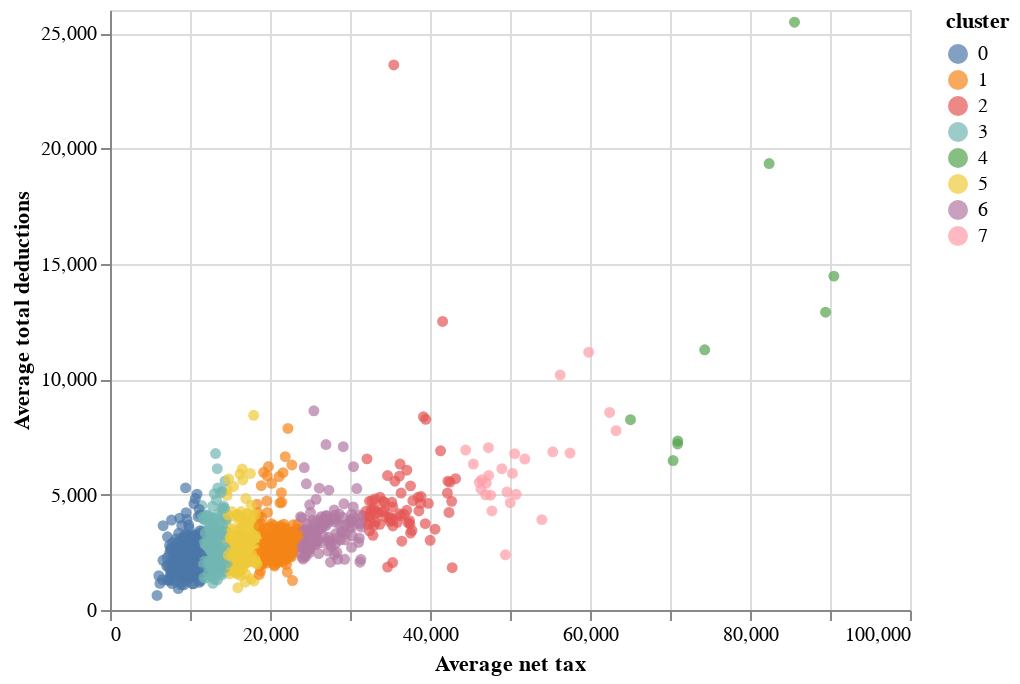

The code cell stored with this chart in its notebook:
### Code cell
scatter_plot.encode(x='Average net tax', y='Average total deductions', color='cluster:N')

### Figure 1 — Vega-Lite specification as saved in the notebook (floating-point values rounded to 4 significant figures; data arrays with more than 128 entries replaced by an {"elided": "..."} marker saying what was removed)
{"config": {"view": {"continuousWidth": 400, "continuousHeight": 300}}, "data": {"name": "data-21681db8ed4a72e5870c42f605830dca"}, "mark": "circle", "encoding": {"color": {"type": "nominal", "field": "cluster"}, "x": {"type": "quantitative", "field": "Average net tax"}, "y": {"type": "quantitative", "field": "Average total deductions"}}, "$schema": "https://vega.github.io/schema/vega-lite/v4.8.1.json", "datasets": {"data-21681db8ed4a72e5870c42f605830dca": {"elided": "2473 records"}}}
